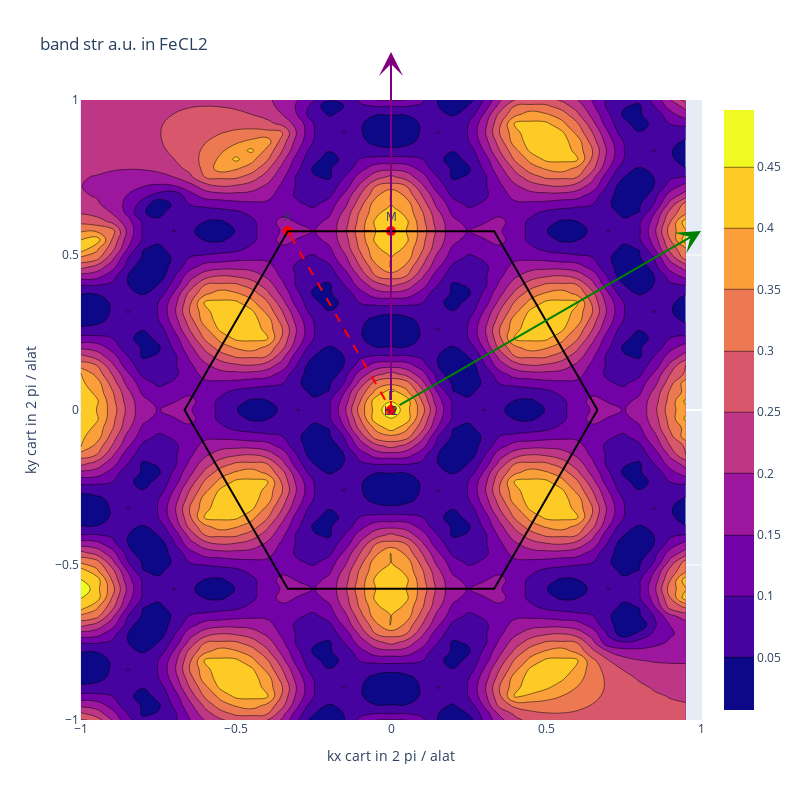

The notebook cell this image was saved under:
### Code cell
z = np.real(band_str[ 3, :] - calc.efermi) # 3rd band

fig = go.Figure()
fig.add_trace(go.Contour(x=kx,y=ky,z=z,line_smoothing=1.3))

contour_trace = go.Contour(
    z=z,
    x=kx,
    y=ky,
    contours=dict(
        start=0,
        end=0,
        size=0.1,
        coloring='lines'
    ),
    showscale=False,
    line=dict(width=2)
)
fig.add_trace(contour_trace)

# Create the figure


# Hexagonal Brillouin Zone vertices
BZ_vertices = np.array([
    0.666 * b1 - 0.333 * b2, 
    0.333 * b1 + 0.333 * b2, 
    -0.333 * b1 + 0.666 * b2, 
    -0.666 * b1 + 0.333 * b2, 
    -0.333 * b1 - 0.333 * b2, 
    0.333 * b1 - 0.666 * b2,
    0.666 * b1 - 0.333 * b2])

# High-symmetry points in units of (2π/a)
Gamma = np.array([0, 0])
M = 0.5 * b2
K = -0.3333333333 * b1 + 0.6666666667 * b2


# Add arrows for b1 and b2
fig.add_annotation(
    x=b1[0], y=b1[1],
    ax=0, ay=0,
    xref="x", yref="y",
    axref="x", ayref="y",
    showarrow=True,
    arrowhead=3,
    arrowsize=2,
    arrowwidth=2,
    arrowcolor="green",
    text="b1",
    font=dict(size=12, color="green"),
    yshift=0
)

fig.add_annotation(
    x=b2[0], y=b2[1],
    ax=0, ay=0,
    xref="x", yref="y",
    axref="x", ayref="y",
    showarrow=True,
    arrowhead=3,
    arrowsize=2,
    arrowwidth=2,
    arrowcolor="purple",
    text="b2",
    font=dict(size=12, color="purple"),
    yshift=0
)

# Path: Γ → M → K → Γ
path = np.array([Gamma, M, K, Gamma])

# Plot high-symmetry points
high_symmetry_labels = ['Γ', 'M', 'K']
high_symmetry_points = [Gamma, M, K]
for point, label in zip(high_symmetry_points, high_symmetry_labels):
    fig.add_trace(go.Scatter(
        x=[point[0]], 
        y=[point[1]], 
        mode='markers+text',
        text=[label],
        textposition="top center",
        marker=dict(color='red', size=10),
        name=label,
        showlegend=False
    ))
    
# Plot path
fig.add_trace(go.Scatter(
    x=path[:, 0], 
    y=path[:, 1], 
    mode='lines+markers', 
    line=dict(color='red', width=2, dash='dash'),
    marker=dict(color='red', size=6),
    name='Path: Γ → M → K → Γ',
    showlegend=False
))


# Plot BZ
fig.add_trace(go.Scatter(
    x=BZ_vertices[:, 0], 
    y=BZ_vertices[:, 1], 
    mode='lines', 
    line=dict(color='black', width=2),
    showlegend=False
))



fig.update_layout(
    autosize=False,
    width=800,  # Width of the figure
    height=800,  # Height of the figure
    xaxis=dict(
        scaleanchor="y",  # Match the scale of the x-axis with the y-axis
        title="kx cart in 2 pi / alat",
        range=[-1, 1]
    ),
    yaxis=dict(title="ky cart in 2 pi / alat", range=[-1, 1]),
    title="band str a.u. in FeCL2"
)
fig.show()

### Figure 1 — Plotly figure (JSON) as saved in the notebook; plotly's stock layout.template omitted (floating-point values rounded to 4 significant figures; data arrays with more than 128 entries replaced by an {"elided": "..."} marker saying what was removed)
{"data": [{"line": {"smoothing": 1.3}, "type": "contour", "x": {"elided": "1600 float values"}, "y": {"elided": "1600 float values"}, "z": {"elided": "1600 float values"}}, {"contours": {"coloring": "lines", "end": 0, "size": 0.1, "start": 0}, "line": {"width": 2}, "showscale": false, "type": "contour", "x": {"elided": "1600 float values"}, "y": {"elided": "1600 float values"}, "z": {"elided": "1600 float values"}}, {"marker": {"color": "red", "size": 10}, "mode": "markers+text", "name": "Γ", "showlegend": false, "text": ["Γ"], "textposition": "top center", "type": "scatter", "x": [0], "y": [0]}, {"marker": {"color": "red", "size": 10}, "mode": "markers+text", "name": "M", "showlegend": false, "text": ["M"], "textposition": "top center", "type": "scatter", "x": [0], "y": [0.5774]}, {"marker": {"color": "red", "size": 10}, "mode": "markers+text", "name": "K", "showlegend": false, "text": ["K"], "textposition": "top center", "type": "scatter", "x": [-0.3333], "y": [0.5774]}, {"line": {"color": "red", "dash": "dash", "width": 2}, "marker": {"color": "red", "size": 6}, "mode": "lines+markers", "name": "Path: Γ → M → K → Γ", "showlegend": false, "type": "scatter", "x": [0, 0, -0.3333, 0], "y": [0, 0.5774, 0.5774, 0]}, {"line": {"color": "black", "width": 2}, "mode": "lines", "showlegend": false, "type": "scatter", "x": [0.666, 0.333, -0.333, -0.666, -0.333, 0.333, 0.666], "y": [0, 0.5768, 0.5768, 0, -0.5768, -0.5768, 0]}], "layout": {"annotations": [{"arrowcolor": "green", "arrowhead": 3, "arrowsize": 2, "arrowwidth": 2, "ax": 0, "axref": "x", "ay": 0, "ayref": "y", "font": {"color": "green", "size": 12}, "showarrow": true, "text": "b1", "x": 1.0, "xref": "x", "y": 0.5774, "yref": "y", "yshift": 0}, {"arrowcolor": "purple", "arrowhead": 3, "arrowsize": 2, "arrowwidth": 2, "ax": 0, "axref": "x", "ay": 0, "ayref": "y", "font": {"color": "purple", "size": 12}, "showarrow": true, "text": "b2", "x": 0, "xref": "x", "y": 1.155, "yref": "y", "yshift": 0}], "autosize": false, "height": 800, "title": {"text": "band str a.u. in FeCL2"}, "width": 800, "xaxis": {"range": [-1, 1], "scaleanchor": "y", "title": {"text": "kx cart in 2 pi / alat"}}, "yaxis": {"range": [-1, 1], "title": {"text": "ky cart in 2 pi / alat"}}}}
